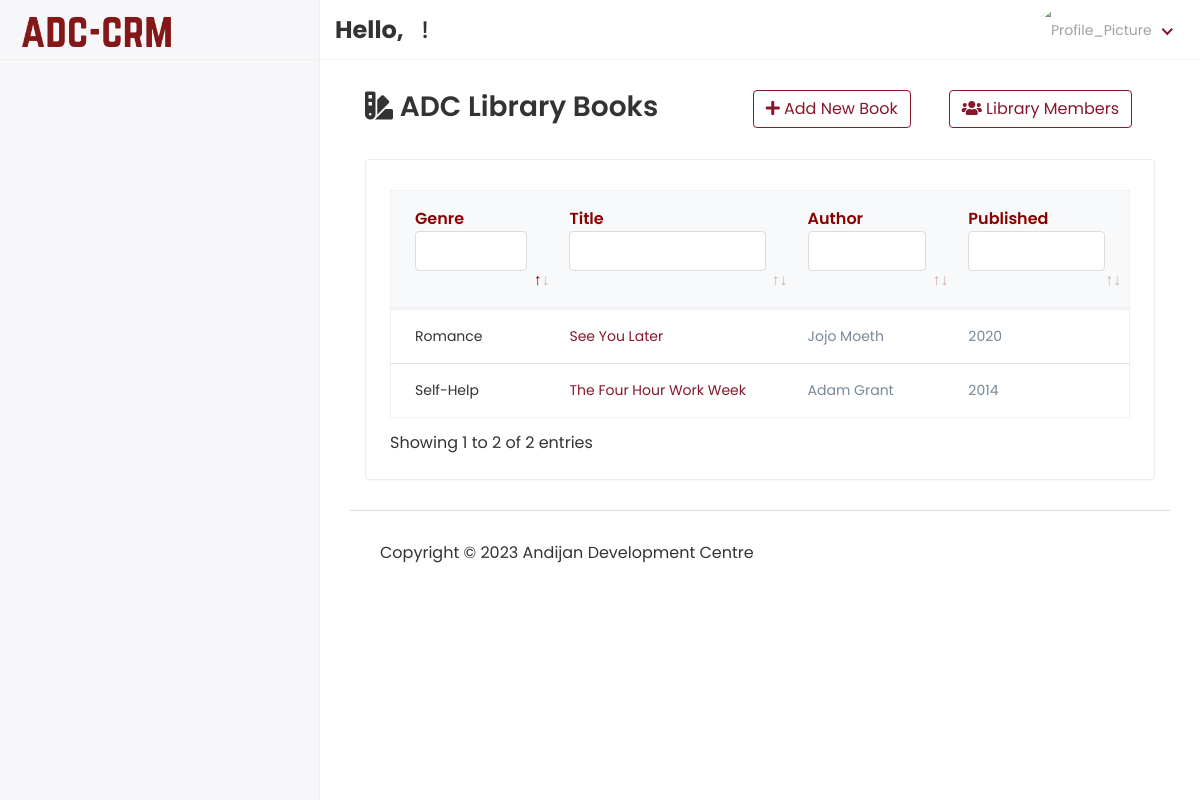
Page /Hod/Library/Books on the earlier database version.
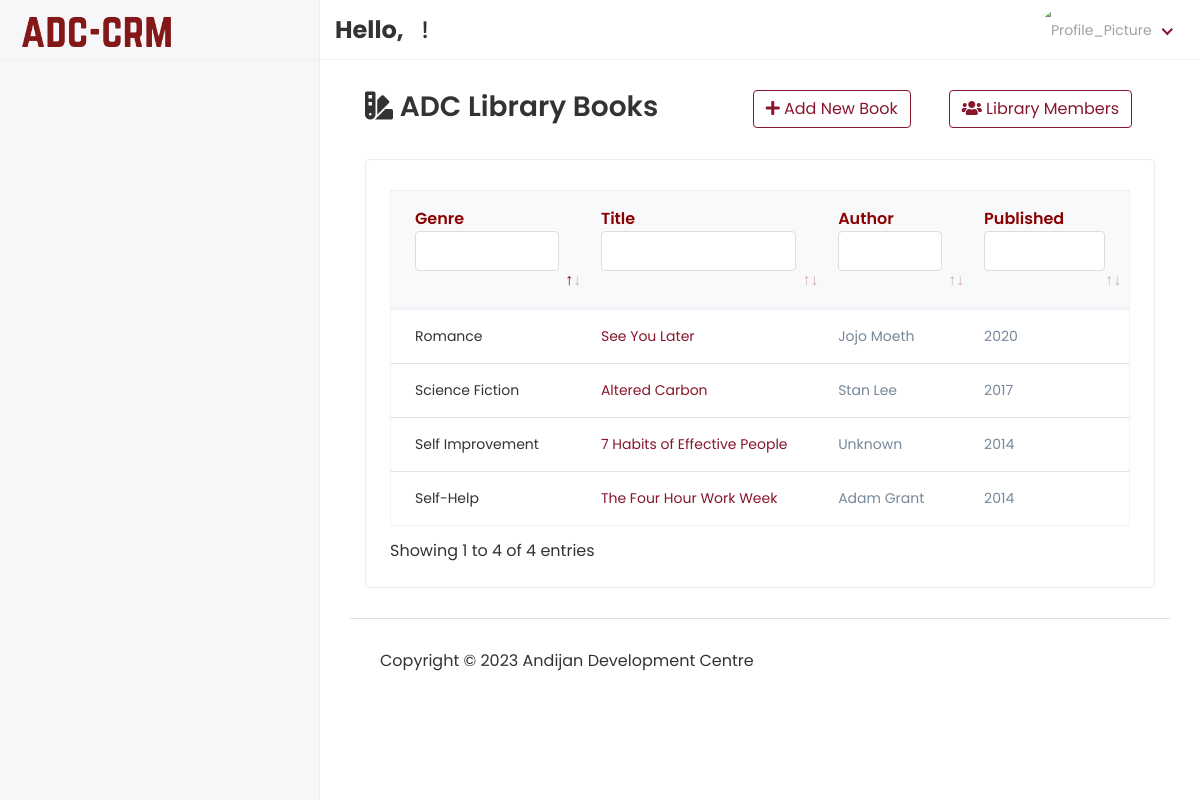
Same page on the later database version.
### app/models.py (models this page shows, shortened)
class Book(models.Model):
    book_name = models.CharField(max_length=255)
    author = models.CharField(max_length=255)
    published_date = models.CharField(max_length=50)
    genre = models.CharField(max_length=100)
    given_status = models.CharField(max_length=50, blank=True, null=True)
    given_member_id = models.CharField(max_length=100, blank=True, null=True)
    created_at = models.DateTimeField(auto_now_add=True)
    due_date = models.DateField(blank=True, null=True)
    class Meta:
        verbose_name_plural = "All Books"

### ADC_school_project/Hod_Views.py (the view)
# urls.py: path('Hod/Library/Books', Hod_Views.VIEW_BOOKS, name="view_books"),
def VIEW_BOOKS(request):
    books = Book.objects.all().exclude(given_status="Given")
    context = {
        'books': books
    }
    return render(request, 'Hod/view_books.html', context)

### templates/Hod/view_books.html (shortened to what this page needs)
{% extends 'base.html' %}
{% block content %}
    <div class="content container-fluid">
               <div class="page-header">
                  <div class="row align-items-center">
                     <div class="col">
                         <div class="col-auto text-right float-right ml-auto">
                        <a href="{% url 'view_library_members' %}" class="btn btn-outline-primary mr-2"><i class="fas fa-users"></i> Library Members</a>
                     </div>
                         <div class="col-auto text-right float-right ml-auto">
                        <a href="{% url 'add_book' %}" class="btn btn-outline-primary mr-2"><i class="fas fa-plus"></i> Add New Book</a>
                     </div>
                        <h3 class="page-title"><i class="fas fa-swatchbook"></i> ADC Library Books</h3>
                     </div>
                  </div>
               </div>
               <div class="row">
                  <div class="col-sm-12">
                     <div class="card card-table">
                        <div class="card-body">
                           <div class="table-responsive table-hover">
                              <table class="data-table table" style="width: 100%; table-layout: auto;">
  <thead class="thead-light">
    <tr>
      <th style="color: darkred">Genre</th>
      <th style="color: darkred">Title</th>
        <th style="color: darkred">Author</th>
      <th style="color: darkred">Published</th>
    </tr>
  </thead>
  <tbody>
    {% for book in books %}
    <tr>
      <td style="font-size: 14px">
        {{ book.genre }}
      </td>
      <td style="font-size: 14px"><a href="{% url 'register_book' book.id %}">{{ book.book_name }}</a></td>
      <td style="color: lightslategray; font-size: 14px">{{ book.author }}</td>
      <td style="color: lightslategray; font-size: 14px">{{ book.published_date }}</td>
    </tr>
{% endfor %}
  </tbody>
</table>
                           </div>
                        </div>
                     </div>
                  </div>
               </div>
            </div>
{% endblock %}

Differences in the rows shown:
now on this page (row edited): Book: genre "Science Fiction", book_name "Altered Carbon", author "Stan Lee", published_date "2017"
added Book: genre "Self Improvement", book_name "7 Habits of Effective People", author "Unknown", published_date "2014"
Other differences:
text written by a page script: "Showing 1 to 2 of 2 entries" → "Showing 1 to 4 of 4 entries"
